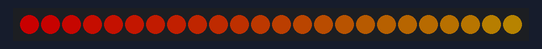
A sketch run on a simulated Arduino Uno, built with avr-gcc and run on an emulated ATmega328P. Shown: 24 RGB LEDs in strip order, left to right. Dim RGB values are drawn brighter than linear.

Above: at 0.01 s.
At 1.38 s:
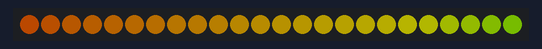
At 2.91 s:
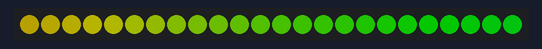
At 5.97 s:
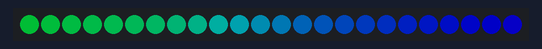
At 8.87 s:
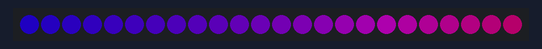
At 11.93 s:
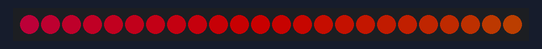

The sketch:

WS2801_rainbows.ino
```cpp
#include <FastLED.h>

#define LED_PIN     3
#define CLOCK_PIN   4
#define COLOR_ORDER GBR
#define CHIPSET     WS2801
#define NUM_LEDS    24

#define BRIGHTNESS  100
#define FRAMES_PER_SECOND 20

CRGB leds[NUM_LEDS];
uint8_t wheelpos = 0;

void setup() {
  //delay(3000); // sanity delay
  FastLED.addLeds<CHIPSET, LED_PIN, CLOCK_PIN, COLOR_ORDER>(leds, NUM_LEDS).setCorrection( TypicalLEDStrip );
  FastLED.setBrightness( BRIGHTNESS );
}

void loop()
{
  rainbow(); // run simulation frame

  FastLED.show(); // display this frame
  FastLED.delay(1000 / FRAMES_PER_SECOND);
}

void rainbow() {
  fill_rainbow(leds, NUM_LEDS, wheelpos, 2);
  wheelpos++;
}
```

Measured:
- by itself, everything shown: repeats every 13.0 s, in 256 steps
